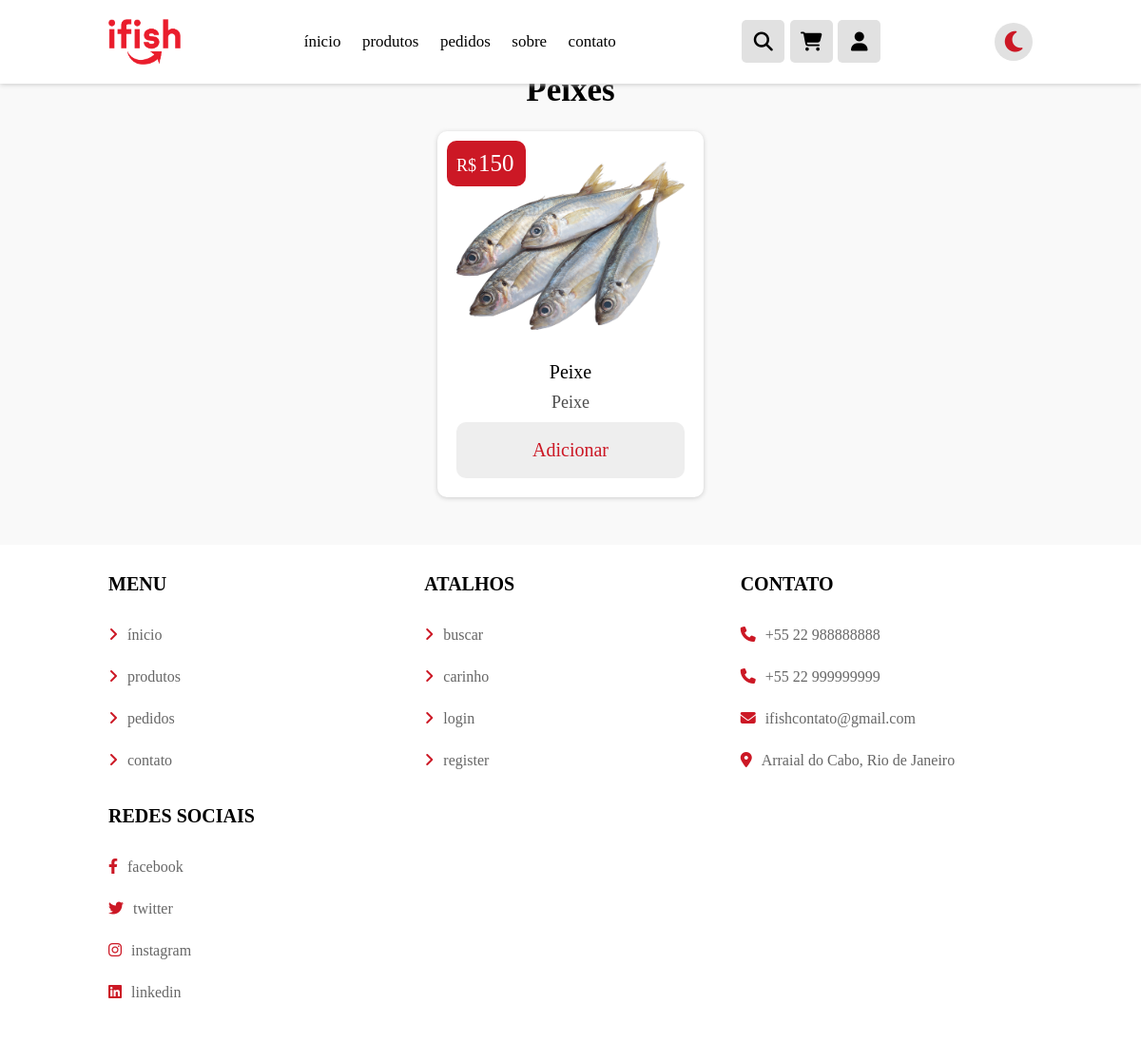
The page /categoria.php?categoria=peixes (signed in) on the database its author committed.
### tables this page shows
CREATE TABLE `produto` (
  `id` int(100) NOT NULL,
  `nome` varchar(100) NOT NULL,
  `categoria` varchar(20) NOT NULL,
  `detalhe` varchar(500) NOT NULL,
  `preco` int(100) NOT NULL,
  `image` varchar(100) NOT NULL
);

### categoria.php (the view, shortened to what this page needs)
<!DOCTYPE html>
<html lang="pt-BR">
<head>
   <link rel="stylesheet" href="css/index.css">
   <link rel="stylesheet" href="css/header.css">
   <link rel="stylesheet" href="css/footer.css">
   <link rel="stylesheet" href="css/categoria.css">
   <link rel="stylesheet" href="https://cdnjs.cloudflare.com/ajax/libs/font-awesome/6.2.0/css/all.min.css" />
</head>
<body class="body">
   <?php include 'header.php'; ?>
   <section class="produtos">
      <h1 class="titulo"><?= $category_name = $_GET['categoria']; ?></h1>
      <div class="box-container">
         <?php
         $category_name = $_GET['categoria'];
         $select_products = $conn->prepare("SELECT * FROM `produto` WHERE categoria = ?");
         $select_products->execute([$category_name]);
         if ($select_products->rowCount() > 0) {
            while ($fetch_products = $select_products->fetch(PDO::FETCH_ASSOC)) {
         ?>
               <div class="card-produtos">
                  <form action="" class="box" method="POST">
                     <div class="preco">R$<span><?= $fetch_products['preco']; ?></span></div>
                     <img src="uploaded_img/<?= $fetch_products['image']; ?>" alt="">
                     <div class="nome"><?= $fetch_products['nome']; ?></div>
                     <div class="detalhes"><?= $fetch_products['detalhe']; ?></div>
                     <input type="submit" value="Adicionar" class="btn" name="add_carrinho">
                  </form>
               </div>
         <?php
            }
         } else {
            echo '<p class="empty-produtos">nenhum produto disponível!</p>';
         }
         ?>
      </div>
   </section>
   <?php include 'footer.php'; ?>
</body>
</html>

### css/index.css (style rules this page uses)
:root { --white:#ffffff; --white-medium:#f9f9f9; --light-color:#666; --black:#000000; --red:#cc1825; --dark-red:#9a1e25; --box-shadow:0 0.1rem 0.5rem #ccc; --box-shadow-dark:0 0.1rem 0.5rem rgb(20, 20, 20); }
* { font-family: SulSansRegular; margin:0; padding:0; box-sizing: border-box; outline: none; border:none; text-decoration: none; text-transform: none; transition: all .2s linear; }
html { font-size: 62.5%; overflow-x: hidden; scroll-behavior: smooth; scroll-padding-top: 7rem; }
body { margin: 0; background: var(--white-medium); }
.titulo { font-weight: bold; text-align: center; padding-top: 2.5rem; margin-bottom: 2.3rem; text-transform: capitalize; color: var(--black); font-size: 3.5rem; }
.btn { margin-top: 1rem; display: inline-block; padding: 1.8rem 3rem; font-size: 2rem; border-radius: 10px; color: var(--black); cursor: pointer; background: #fff; }
.card-produtos .btn { color: var(--red); background: #eee; text-align: center; width: 100%; }
.card-produtos { width: 100%; display: flex; align-items: center; justify-content: center; }
.produtos { padding-top: 0; padding-bottom: 5rem; padding-right: 2rem; padding-left: 2rem; max-width: 1200px; margin: 0 auto; }
.produtos .box-container { display: grid; grid-template-columns: repeat(auto-fit, 28rem); gap: 6.5rem; justify-content: center; align-items: flex-start; }
.produtos .box-container .box { padding: 2rem; text-align: center; background-color: var(--white); box-shadow: var(--box-shadow); border-radius: 10px; position: relative; }
.produtos .box-container .box .preco { position: absolute; top: 1rem; left: 1rem; padding: 1rem; border-radius: 10px; background-color: var(--red); font-size: 1.8rem; color: var(--white); }
.produtos .box-container .box .preco span { font-size: 2.5rem; color: var(--white); margin: 0 .2rem; }
.produtos .box-container .box img { width: 100%; margin-bottom: 1rem; }
.produtos .box-container .box .nome { font-size: 2rem; color: var(--black); padding: 1rem 0; }
.produtos .box-container .box .detalhes { font-size: 1.8rem; color: var(--black); opacity: 70%; }

### css/header.css (style rules this page uses)
:root { --white:#ffffff; --white-medium:#f9f9f9; --light-color:#666; --black:#000000; --red:#cc1825; --dark-red:#9a1e25; --box-shadow:0 0.1rem 0.5rem #ccc; --box-shadow-dark:0 0.1rem 0.5rem rgb(20, 20, 20); }
.btn { margin-top: 1rem; display: inline-block; padding: 1.8rem 3rem; font-size: 2rem; border-radius: 10px; color:var(--black); cursor: pointer; background: #fff; }

### css/categoria.css (style rules this page uses)
:root { --white: #ffffff; --white-medium: #f9f9f9; --light-color: #666; --black: #000000; --red: #cc1825; --dark-red: #9a1e25; --box-shadow: 0 0.1rem 0.5rem #ccc; --box-shadow-dark: 0 0.1rem 0.5rem rgb(20, 20, 20); }
.titulo { text-align: center; padding-top: 2.5rem; margin-bottom: 2.3rem; text-transform: capitalize; color: var(--black); font-size: 3.5rem; }
.btn { margin-top: 1rem; display: inline-block; padding: 1.8rem 3rem; font-size: 2rem; border-radius: 10px; color: var(--black); cursor: pointer; background: #fff; }
.card-produtos .btn { color: var(--red); background: #eee; text-align: center; width: 100%; }
.card-produtos { width: 100%; display: flex; align-items: center; justify-content: center; }
.produtos { padding: 5rem 2rem; max-width: 1200px; margin: 0 auto; }
.produtos .box-container { display: grid; grid-template-columns: repeat(auto-fit, 28rem); gap: 6.5rem; justify-content: center; align-items: flex-start; }
.produtos .box-container .box { padding: 2rem; text-align: center; background-color: var(--white); box-shadow: var(--box-shadow); border-radius: 10px; position: relative; }
.produtos .box-container .box .preco { position: absolute; top: 1rem; left: 1rem; padding: 1rem; border-radius: 10px; background-color: var(--red); font-size: 1.8rem; color: var(--white); }
.produtos .box-container .box .preco span { font-size: 2.5rem; color: var(--white); margin: 0 .2rem; }
.produtos .box-container .box img { width: 100%; margin-bottom: 1rem; }
.produtos .box-container .box .nome { font-size: 2rem; color: var(--black); padding: 1rem 0; }
.produtos .box-container .box .detalhes { font-size: 1.8rem; color: var(--black); opacity: 70%; }

### rows shown on the page
produto: preco "150", image (picture), nome "Peixe", detalhe "Peixe"

### other values the page prints
$category_name = $_GET['categoria'] "Peixes"
